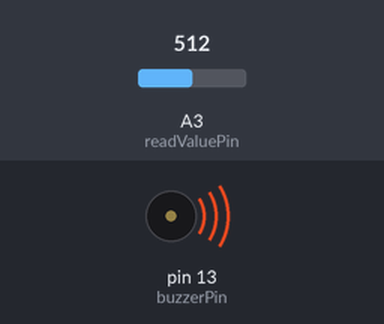
Bench run of a sketch on a simulated Arduino Uno, built with avr-gcc and run on an emulated ATmega328P. Parts: buzzer (waves = sounding). Inputs (shaded band) come from the test bench; at power-on: A3 (readValuePin) = 512. What the sketch prints to the serial monitor is not drawn.

Above: at 0.1 s.
Timing chart, 0 to 1.6 s (numbered marks = the images above):
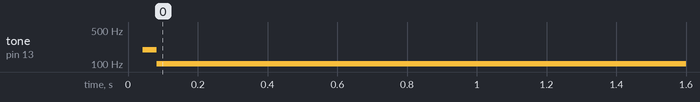

Measured:
- by itself, tone on pin 13 (buzzerPin): silent → 195 Hz at 0.04 s, → 102 Hz 0.04 s later

The sketch:

16_photreistors_buzzer_sound.ino
```cpp
int readValuePin = A3;
float lightValue;
int buzzerPin = 13;

int delayTime = 0;
float delayTime1 = 0;
float delayTime2 = 10;
float light1 = 0;
float light2 = 750;

void setup() {
  Serial.begin(9600);
  pinMode(buzzerPin, OUTPUT);
  pinMode(readValuePin, INPUT);

}

// formula to calculate angle for the servo moter based on light input value
int calaculateDelay(int lightValue) {
  float m  = (delayTime2 - delayTime1 ) / (light2 - light1);
  int delayTime = m * ( lightValue - light1 ) + delayTime1;
  Serial.println(delayTime);
  return delayTime;
}

void loop() {

  lightValue = analogRead(readValuePin);
  //delayTime = (9. / 550.) * lightValue - (9.*200 / 550.) + 1.;
  delayTime = calaculateDelay(lightValue);
  Serial.println(lightValue);
  digitalWrite(buzzerPin, HIGH);
  delayMicroseconds(delayTime);
  digitalWrite(buzzerPin, LOW);
  delayMicroseconds(delayTime);
}
```
